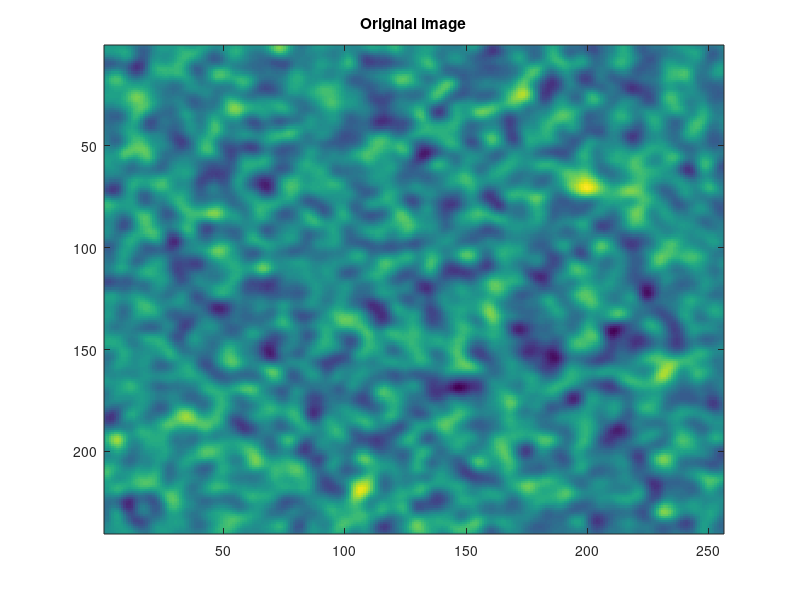

Recreate this plot in MATLAB. (Note: this script raises an error after producing the figure.)
% Generate a random image that will have peaks and troughs
imsz = [240 256];
h = fspecial('gaussian',15,3);
im = imfilter(randn(imsz),h);
figure; imagesc(im); title('Original image');
drawnow
% when supplying a real image, you may need to smooth it a bit (or see
% below about bootstrap resampling)

% Find the flow map
fprintf('Finding the map...');
map = imflow(im);
fprintf('done.\n')

% Flow the map until the peaks are identified
fprintf('Flowing the map...');
mapf = map;
counter = 0;
mapfOld = 0*mapf;
while ~isequal(mapf,mapfOld)
  mapfOld = mapf;
  mapf = mapf(mapf);
  counter=counter+1;
end
mapf = killedges(mapf,0);
self = (mapf(:)' == 1:numel(mapf));
fprintf('done (required %d iterations).\n',counter);

% In a real application, you'd probably want to threshold the peaks or
% something. Alternatively, maybe you just want to make sure that peaks are
% not due to noise. In that case, I'd probably think about doing a
% "bootstrap resampling" of the image itself, using a noise model (readout
% + shot noise), and seeing which peaks persist and which don't (which
% might require a bit of thinking in terms of implementation)

% Display the results
maxim = max(im(:));
minim = min(im(:));
imf = im; imf(self) = maxim+0.5*(maxim-minim);
n_peaks = sum(self);
figure; imagesc(imf); title(sprintf('Local peaks (%d total)',n_peaks))

immap = mod(mapf,8); % Cheap & imperfect way of marking domains
figure; imagesc(immap); title('Domains')
% since only 8 colors are used, there may be some neighboring domains that
% are drawn using the same colors and so don't show the right boundaries.
